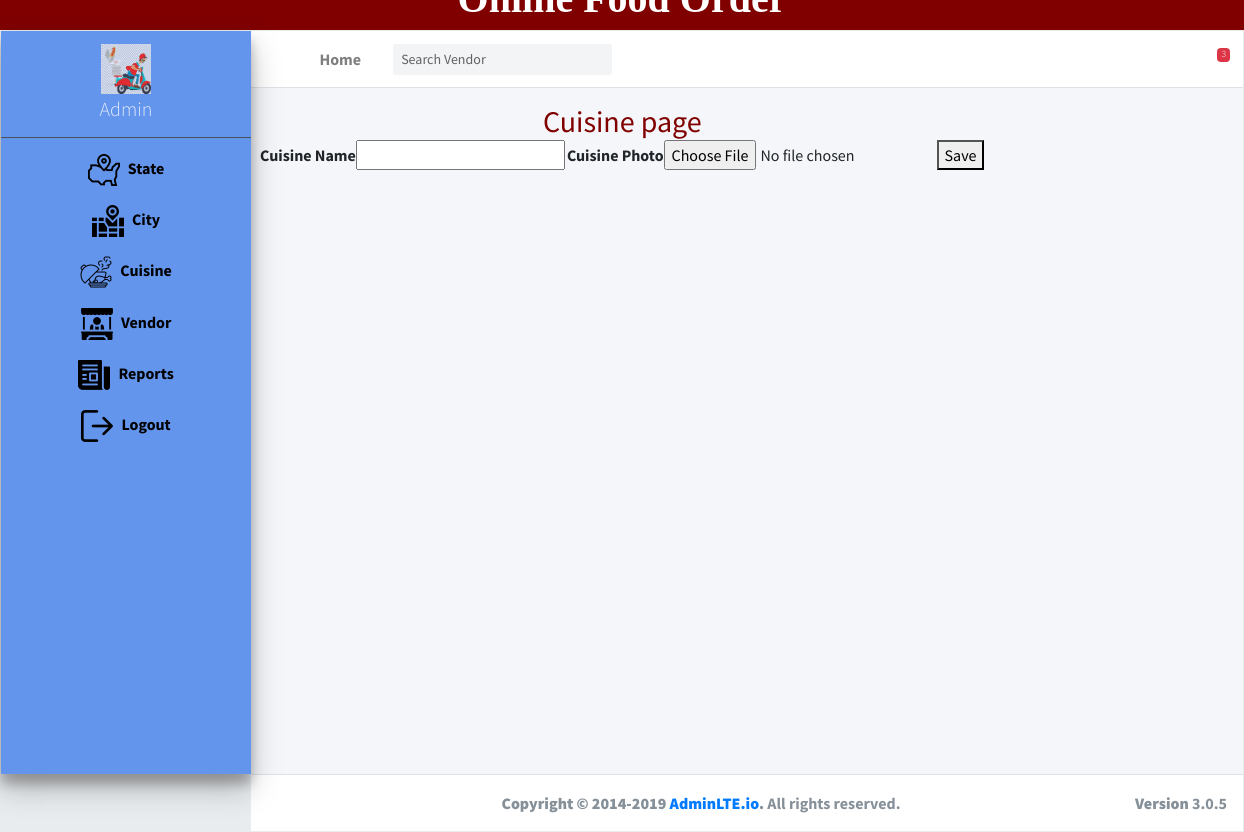
Before: /adminn/cuisine/ (signed in) with the older database file.
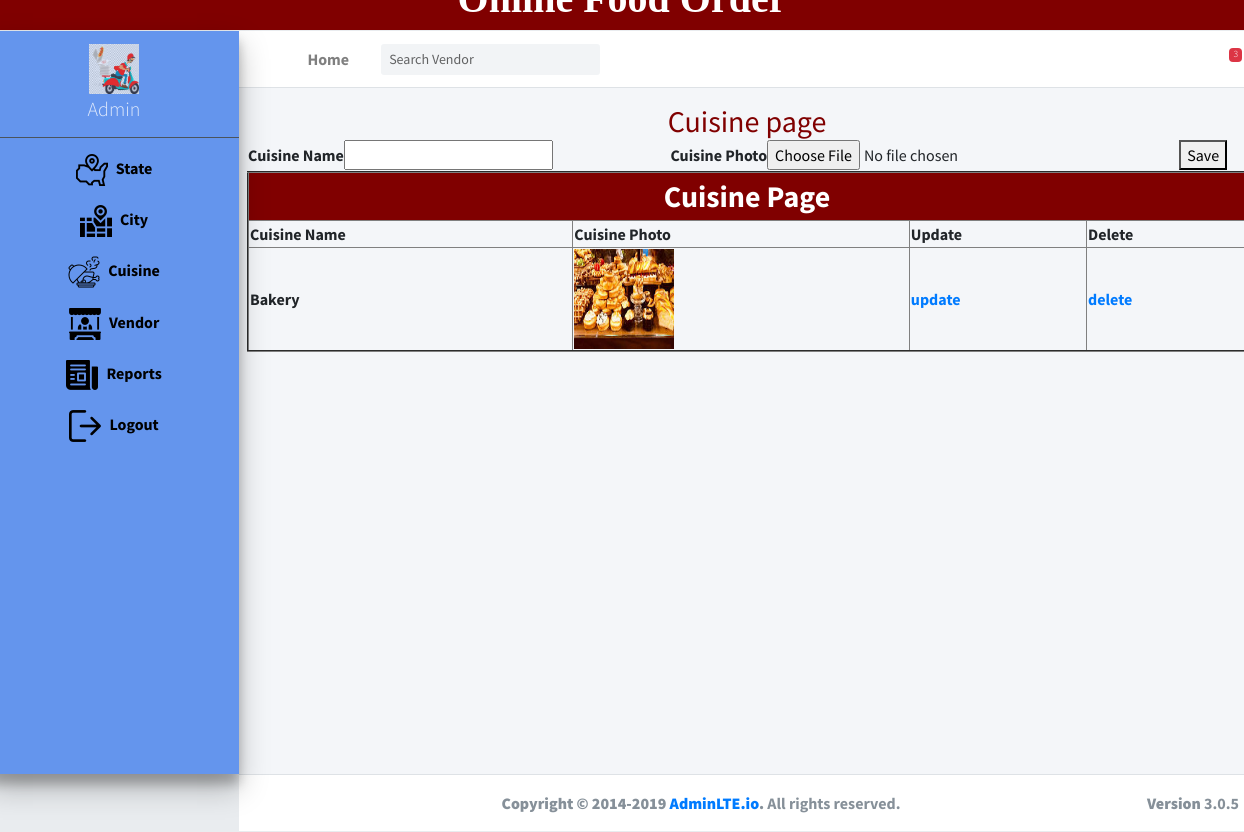
After: the same page with the newer database file.
### adminapp/models.py (models this page shows)
class CuisineModel(models.Model):
    cuisine_id=models.AutoField(primary_key=True)
    cuisine_name=models.CharField(max_length=200,unique=True)
    cuisine_photo=models.ImageField(upload_to="cuisine_images/")

### adminapp/views.py (the view)
# urls.py: path('cuisine/',views.openCuisine,name="cuisine"),
def openCuisine(request):
    data=CuisineModel.objects.all()
    return render(request,"admin/opencuisine.html",{"data":data})

### templates/admin/opencuisine.html (shortened to what this page needs)
{% extends 'admin/welcome.html' %}
{% load static %}
{% block admin_welcome %}
    <div class="col mb-2">
    <h1 style="color: maroon;font-size: 30px">Cuisine page</h1>
     <form action="{% url 'cuisine_submit' %}" method="post" enctype="multipart/form-data">
    <table align="center" width="100%">
        <tr><th>Cuisine Name<input type="text" required name="pname"></th><th>Cuisine Photo<input type="file" required name="pphoto"></th><th><button type="submit">Save</button> </th></tr>
    </table>
     </form>
    {% if data %}
     <table align="center" border="2"  style="padding: 50px" width="1000px" >
         <tr><th colspan="5" style="font-size: 30px;color: white;background-color: maroon;text-align: center">Cuisine Page</th></tr>
         <tr><th>Cuisine Name</th><th>Cuisine Photo</th><th>Update</th><th>Delete</th></tr>
   {%  for x in data %}
       <tr><th>{{ x.cuisine_name }}</th><th><img src="{{ x.cuisine_photo.url}}" width="100" height="100"></th>
           <th><a href="{% url 'cuisine_update' %}?pid={{ x.cuisine_id }}">update</a></th>
            <th><a href="{% url 'delete_cuisine' %}?pid={{ x.cuisine_id }}">delete</a></th>
       </tr>
     {% endfor %}
     </table>
        </div>
    {% endif %}
{% endblock %}

Changed rows visible on the page:
added CuisineModel: cuisine_name "Bakery", cuisine_photo (picture)
Other visible differences:
text now shown: "Cuisine Page Cuisine Name Cuisine Photo Update Delete"
